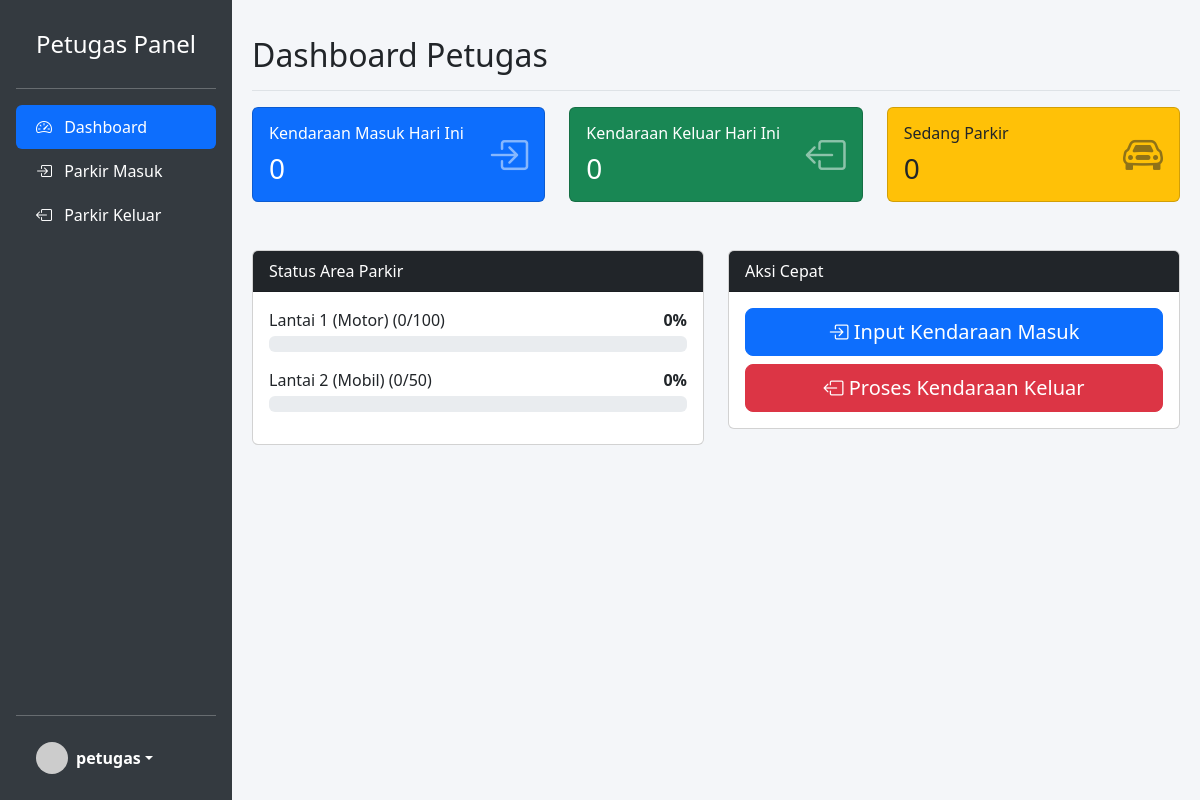
/petugas/dashboard.php (signed in), run on the app's committed database.
### tables this page shows
CREATE TABLE `area_parkir` (
  `id_area` int(11) NOT NULL AUTO_INCREMENT,
  `nama_area` varchar(50) NOT NULL,
  `kapasitas` int(11) NOT NULL,
  `terisi` int(11) NOT NULL DEFAULT 0,
  PRIMARY KEY (`id_area`)
);

### config/koneksi.php (called while the page is built, shortened)
<?php
$hostname = 'localhost';
$username = 'root';
$password = '';
$database = 'db_parkir_ukk';
$koneksi = mysqli_connect($hostname, $username, $password, $database);
function query($query) {
    global $koneksi;
    $result = mysqli_query($koneksi, $query);
    $rows = [];
    while ($row = mysqli_fetch_assoc($result)) {
        $rows[] = $row;
    }
    return $rows;
}
?>

### petugas/dashboard.php (the view, shortened to what this page needs)
<?php include 'header.php'; ?>
<div class="d-flex justify-content-between flex-wrap flex-md-nowrap align-items-center pt-3 pb-2 mb-3 border-bottom">
    <h1 class="h2">Dashboard Petugas</h1>
</div>
<?php
$hari_ini = date('Y-m-d');
$kendaraan_masuk = mysqli_num_rows(mysqli_query($koneksi, "SELECT * FROM transaksi WHERE DATE(jam_masuk) = '$hari_ini'"));
$kendaraan_keluar = mysqli_num_rows(mysqli_query($koneksi, "SELECT * FROM transaksi WHERE DATE(jam_keluar) = '$hari_ini'"));
$parkir_saat_ini = mysqli_num_rows(mysqli_query($koneksi, "SELECT * FROM transaksi WHERE status='masuk'"));
?>
<div class="row">
    <div class="col-md-4 mb-4">
        <div class="card bg-primary text-white h-100">
            <div class="card-body">
                <div class="d-flex justify-content-between align-items-center">
                    <div>
                        <h6 class="card-title">Kendaraan Masuk Hari Ini</h6>
                        <h3 class="mb-0"><?= $kendaraan_masuk ?></h3>
                    </div>
                    <i class="bi bi-box-arrow-in-right fs-1 opacity-50"></i>
                </div>
            </div>
        </div>
    </div>
    <div class="col-md-4 mb-4">
        <div class="card bg-success text-white h-100">
            <div class="card-body">
                <div class="d-flex justify-content-between align-items-center">
                    <div>
                        <h6 class="card-title">Kendaraan Keluar Hari Ini</h6>
                        <h3 class="mb-0"><?= $kendaraan_keluar ?></h3>
                    </div>
                    <i class="bi bi-box-arrow-left fs-1 opacity-50"></i>
                </div>
            </div>
        </div>
    </div>
    <div class="col-md-4 mb-4">
        <div class="card bg-warning text-dark h-100">
            <div class="card-body">
                <div class="d-flex justify-content-between align-items-center">
                    <div>
                        <h6 class="card-title">Sedang Parkir</h6>
                        <h3 class="mb-0"><?= $parkir_saat_ini ?></h3>
                    </div>
                    <i class="bi bi-car-front fs-1 opacity-50"></i>
                </div>
            </div>
        </div>
    </div>
</div>
<div class="row mt-4">
    <div class="col-md-6">
        <div class="card">
            <div class="card-header bg-dark text-white">Status Area Parkir</div>
            <div class="card-body">
                <?php
                $areas = query("SELECT * FROM area_parkir");
                foreach ($areas as $a) :
                    $persen = ($a['kapasitas'] > 0) ? round(($a['terisi'] / $a['kapasitas']) * 100) : 0;
                ?>
                <div class="mb-3">
                    <div class="d-flex justify-content-between mb-1">
                        <span><?= $a['nama_area'] ?> (<?= $a['terisi'] ?>/<?= $a['kapasitas'] ?>)</span>
                        <span class="fw-bold"><?= $persen ?>%</span>
                    </div>
                    <div class="progress">
                    </div>
                </div>
                <?php endforeach; ?>
            </div>
        </div>
    </div>
    <div class="col-md-6">
        <div class="card">
            <div class="card-header bg-dark text-white">Aksi Cepat</div>
            <div class="card-body d-grid gap-2">
                <a href="parkir_masuk.php" class="btn btn-primary btn-lg"><i class="bi bi-box-arrow-in-right"></i> Input Kendaraan Masuk</a>
                <a href="parkir_keluar.php" class="btn btn-danger btn-lg"><i class="bi bi-box-arrow-left"></i> Proses Kendaraan Keluar</a>
            </div>
        </div>
    </div>
</div>
<?php include 'footer.php'; ?>

### assets/css/style.css (style rules this page uses)
body { background-color: #f4f6f9; font-family: 'Segoe UI', Tahoma, Geneva, Verdana, sans-serif; }

### data on the page
area_parkir: nama_area "Lantai 1 (Motor)", terisi "0", kapasitas "100"
area_parkir: nama_area "Lantai 2 (Mobil)", terisi "0", kapasitas "50"

### other printed values
$user_active['username'] "petugas"
$kendaraan_masuk "0"
$kendaraan_keluar "0"
$parkir_saat_ini "0"
